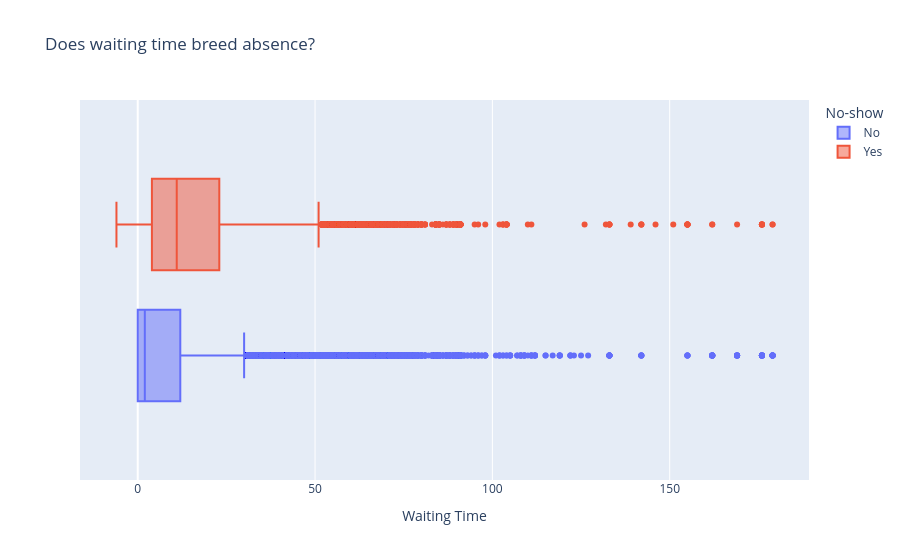

The code cell stored with this chart in its notebook:
### Code cell
fig1 = px.box(df, x=(df['AppointmentDay'].astype('datetime64[ns]') - df['ScheduledDay'].astype('datetime64[ns]')).dt.days, labels={'x': 'Waiting Time', 'y': "Number of Patients"}, color='No-show', title='Does waiting time breed absence?')
fig1.show()

### Figure 1 — Plotly figure (JSON) as saved in the notebook; plotly's stock layout.template omitted (floating-point values rounded to 4 significant figures; data arrays with more than 128 entries replaced by an {"elided": "..."} marker saying what was removed)
{"data": [{"alignmentgroup": "True", "hovertemplate": "No-show=No<br>Waiting Time=%{x}<extra></extra>", "legendgroup": "No", "marker": {"color": "#636efa"}, "name": "No", "notched": false, "offsetgroup": "No", "orientation": "h", "showlegend": true, "type": "box", "x": {"elided": "88208 int values"}, "x0": " ", "xaxis": "x", "y0": " ", "yaxis": "y"}, {"alignmentgroup": "True", "hovertemplate": "No-show=Yes<br>Waiting Time=%{x}<extra></extra>", "legendgroup": "Yes", "marker": {"color": "#EF553B"}, "name": "Yes", "notched": false, "offsetgroup": "Yes", "orientation": "h", "showlegend": true, "type": "box", "x": {"elided": "22319 int values"}, "x0": " ", "xaxis": "x", "y0": " ", "yaxis": "y"}], "layout": {"boxmode": "group", "legend": {"title": {"text": "No-show"}, "tracegroupgap": 0}, "title": {"text": "Does waiting time breed absence?"}, "xaxis": {"anchor": "y", "domain": [0, 1], "title": {"text": "Waiting Time"}}, "yaxis": {"anchor": "x", "domain": [0, 1]}}}
